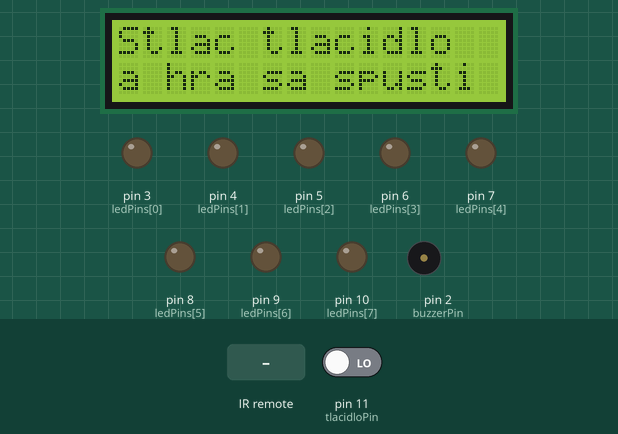
The sketch below on a simulated Arduino Uno, built with avr-gcc and run on an emulated ATmega328P. On the bench: 16×2 character LCD, output pins drawn as LEDs (lit = HIGH), buzzer (waves = sounding). The inputs (shaded band) are chosen by the test bench; at power-on: pin 11 (tlacidloPin) LOW. Random numbers use the default seed unless the sketch sets one; what the sketch prints to the serial monitor is not drawn.

Above: at 1.2 s.
1.3 s: pin 11 (tlacidloPin) driven HIGH
At 1.9 s:
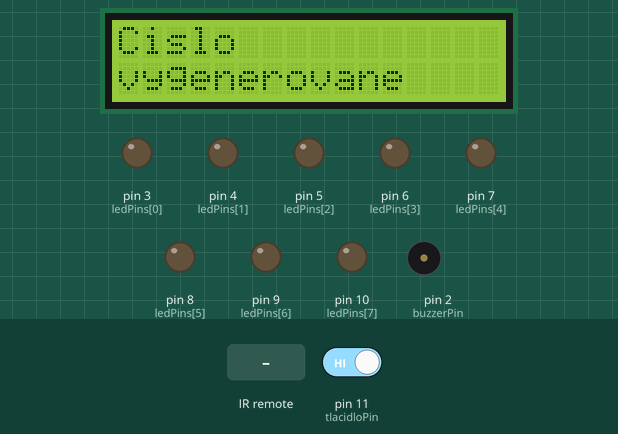
2.8 s: infrared code 0xF609FF00 received
At 4.9 s:
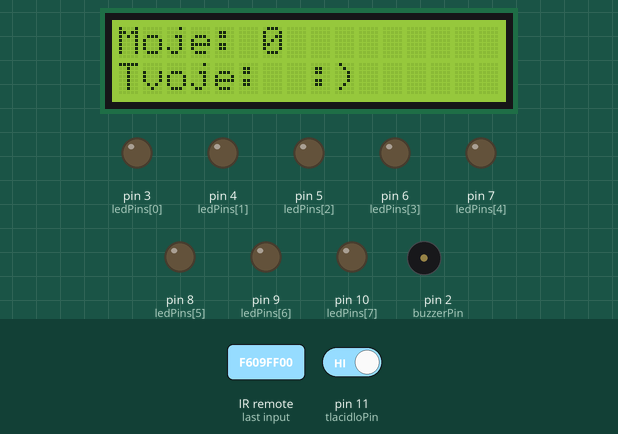
At 11.0 s:
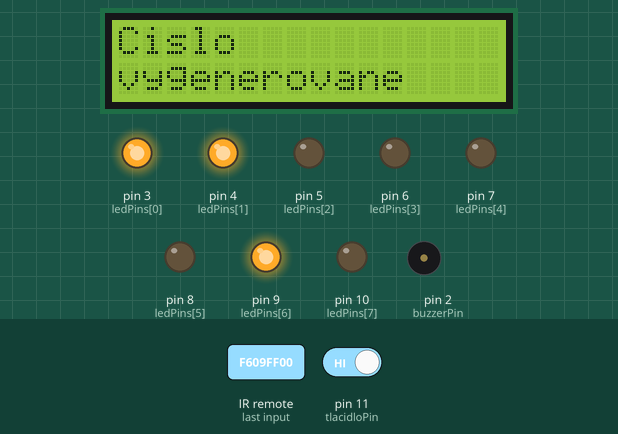
Timing chart, 0 to 11.3 s (numbered marks = the images above; inputs shaded):
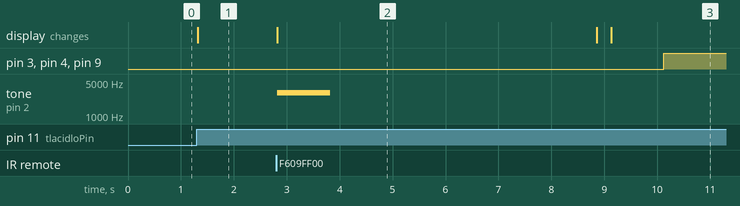

Measured:
- after the input at 1.3 s, the display: changes at once (image 1)
- after the input at 2.8 s, pin 3 (ledPins[0]), pin 4 (ledPins[1]), pin 9 (ledPins[6]): LOW → HIGH after 7.3 s; tone on pin 2 (buzzerPin): silent → 3000 Hz at once, → silent 1.0 s later; the display: changes at once (image 2)
- what the display in image 2 shows lasts 6.1 s, from 2.8 s to 8.9 s

The sketch:

fin_lna_verzia_projektu_Byte_Me_.ino
```cpp
#include <IRremote.h> // Knižnica pre IR
#include <LiquidCrystal_I2C.h>

#include <IRremote.h> // Knižnica pre IR
#include <LiquidCrystal_I2C.h>

/*
 * --- Nastavenie základných komponentov a premenných ---
 *
 * daj              - objekt pre ovládanie LCD displeja cez I2C (adresa 0x27, rozmery 16x2)
 * ledPins[8]       - pole pinov, na ktoré sú pripojené LED diódy (piny 3 až 10)
 * IR_RECEIVE_PIN   - pin (12) pre IR prijímač, ktorý prijíma signály z diaľkového ovládača
 * tlacidloPin      - pin (11) pre fyzické tlačidlo, ktorým hráč spustí hru
 * buzzerPin        - pin (2) pre piezo bzučiak na zvukovú spätnú väzbu
 * stav             - stavový indikátor hry (0 = čaká sa na stlačenie tlačidla, 1 = hráč háda)
 * receivedNumber   - reťazec, do ktorého sa ukladá číslo zadané cez IR ovládač
 * number           - náhodne vygenerované číslo, ktoré má hráč uhádnuť
 */
LiquidCrystal_I2C daj(0x27, 16, 2);
int ledPins[8] = {3, 4, 5, 6, 7, 8, 9, 10};
int IR_RECEIVE_PIN = 12;
int tlacidloPin = 11;
int buzzerPin = 2;
int stav = 0;
String receivedNumber = "";
int number = 0;


void setup() {
  /*
   * Funkcia setup()
   * ----------------
   * Inicializačná funkcia, ktorá sa vykoná raz po zapnutí alebo resete mikrokontroléra.
   * V tejto fáze sa nastavia všetky vstupy/výstupy a spustia sa komponenty:
   *
   * - Spustí sa sériová komunikácia pre debug výstup (Serial monitor)
   * - Inicializuje sa IR prijímač na zadanom pine (IR_RECEIVE_PIN)
   * - Spustí sa LCD displej s podsvietením
   * - Nastaví sa tlačidlo ako vstup a bzučiak ako výstup
   * - Inicializuje sa generátor náhodných čísel na základe analógového vstupu A0
   * - Všetky LED diódy sa nastavia ako výstupy a vypnú sa
   * - Na displeji sa zobrazí úvodná hláška so správou pre používateľa
   */

  Serial.begin(9600);  // Spustenie sériovej komunikácie (rýchlosť 9600 baud)

  IrReceiver.begin(IR_RECEIVE_PIN, ENABLE_LED_FEEDBACK);  // Inicializácia IR prijímača

  daj.init();       // Inicializácia LCD displeja
  daj.backlight();  // Zapnutie podsvietenia LCD displeja

  pinMode(tlacidloPin, INPUT);     // Nastavenie pinu pre tlačidlo ako vstup
  pinMode(buzzerPin, OUTPUT);      // Nastavenie pinu pre bzučiak ako výstup

  randomSeed(analogRead(A0));      // Inicializácia generátora náhodných čísel (na základe šumu z analógového pinu)

  nastavLED(); // Inicializácia LED pinov (všetky výstupy, nastavené na LOW)

  zobraz("Stlac tlacidlo", "", "a hra sa spusti", ""); // Úvodné zobrazenie textu na displeji
}


void loop() {
  /*
   * Funkcia loop()
   * ----------------
   * Hlavná slučka programu, ktorá sa opakovane vykonáva.
   * Obsahuje dve hlavné časti:
   *
   * 1. Čakanie na stlačenie tlačidla:
   *    - Ak je hra v stave 0 (neprebieha), a hráč stlačí tlačidlo,
   *      vygeneruje sa náhodné číslo (0–255) a zobrazí sa na LED diódach.
   *    - Stav sa prepne na 1, čím sa umožní zadávanie cez IR ovládač.
   *
   * 2. Spracovanie IR signálov (ak je stav == 1):
   *    - Prijímajú sa signály z diaľkového ovládača.
   *    - Podľa prijatého kódu sa pridá príslušná číslica do `receivedNumber`.
   *    - Ak používateľ stlačí tlačidlo EQ (kód 0xF609FF00), číslo sa porovná s vygenerovaným:
   *         - Ak je správne, zaznie jeden tón a zobrazí sa smajlík.
   *         - Ak je nesprávne, zaznejú dva tóny a zobrazí sa smutný smajlík.
   *    - Po 5 sekundách sa všetko resetuje: LED sa vypnú, displej sa vyčistí a hra sa môže začať znova.
   */

  int stavTlacidla = digitalRead(tlacidloPin);

  // Čaká sa na stlačenie tlačidla
  if (stavTlacidla == HIGH && stav == 0) {
    zobraz("Cislo", "", "vygenerovane", "");
    delay(1000);

    //number = 33;

    number = random(0, 256); // Vygeneruj náhodné číslo 0 - 255 (8 bitov, lebo 8 LED)

    zobrazNaLED(number); // Rozsvieti LED podľa binárnej reprezentácie čísla

    stav = 1; // Zamedzenie opakovanému stlačeniu, na rade je hádanie
  }

  if (stav == 1) {
    if (IrReceiver.decode()) { // Ak obdrží signál z ovládača
      unsigned long receivedCode = IrReceiver.decodedIRData.decodedRawData;
      Serial.print("Received HEX Code: ");
      Serial.println(receivedCode, HEX);
      Serial.println(receivedNumber);

      switch (receivedCode) {
        case 0xF30CFF00: receivedNumber += "1"; break;
        case 0xE718FF00: receivedNumber += "2"; break;
        case 0xA15EFF00: receivedNumber += "3"; break;
        case 0xF708FF00: receivedNumber += "4"; break;
        case 0xE31CFF00: receivedNumber += "5"; break;
        case 0xA55AFF00: receivedNumber += "6"; break;
        case 0xBD42FF00: receivedNumber += "7"; break;
        case 0xAD52FF00: receivedNumber += "8"; break;
        case 0xAB54AFF00: receivedNumber += "9"; break;
        case 0xE916FF00: receivedNumber += "0"; break;
        case 0xF609FF00: // Tlačidlo EQ ukončenie zadávania
            zobraz("Moje:", String(number), "Tvoje:", receivedNumber);

            // Porovnanie s vygenerovaným číslom
            if (receivedNumber.toInt() == number) {
              daj.print(" :)");
              tone(buzzerPin, 3000);
              delay(1000);
              noTone(buzzerPin);
              } else {
              daj.print(" :(");
              tone(buzzerPin, 4000);
              delay(1000);
              tone(buzzerPin, 3000);
              delay(1000);
              noTone(buzzerPin);
              }

              delay(5000); // Pauza na zobrazenie výsledku
              stav = 0; // Reset stavu, čaká sa na tlačidlo
              receivedNumber = "";
              nastavLED();
              zobraz("Stlac tlacidlo", "", "a hra sa spusti", "");
              break;

      }

      if (stav == 1) {
        zobraz("", receivedNumber, "", ""); // Priebežné zobrazovanie čísla
      }

      delay(250);
      IrReceiver.resume(); // Reset prijímača pre ďalší kód
      IrReceiver.begin(IR_RECEIVE_PIN, ENABLE_LED_FEEDBACK);  // Štart prijímača
    }
  }
}


/*
 * Funkcia nastavLED()
 * --------------------
 * Inicializuje všetky LED piny v poli `ledPins` ako výstupy a nastaví ich do LOW stavu (vypnuté).
 * Nepoužíva žiadne vstupné parametre.
 */
void nastavLED() {
    for (int i = 0; i < 8; i++) {
      pinMode(ledPins[i], OUTPUT);
      digitalWrite(ledPins[i], LOW); //  vypnuté
    }
  }

/*
 * Funkcia zobrazNaLED(int cislo)
 * ------------------------------
 * Zobrazí zadané číslo `cislo` na LED diódy podľa jeho binárnej reprezentácie.
 * Najnižší bit je priradený prvej LED (na indexe 0).
 *
 * Parametre:
 *   cislo - celé číslo, ktoré sa má zobraziť binárne na LED diódach.
 */
void zobrazNaLED(int cislo) {
  Serial.print("Binarny kod: ");

  int temp = cislo;
  for (int i = 0; i < 8; i++) {
     int bitValue = temp % 2;        // Zvyšok po delení 2 = posledný bit
     digitalWrite(ledPins[i], bitValue);
     Serial.print(bitValue);
     temp = temp / 2;                // Posuň číslo doprava (zahoď spracovaný bit)
  }

  Serial.println(); // Nový riadok v Serial Monitori
}

/*
 * Funkcia zobraz(String text1, String hodnota1, String text2, String hodnota2)
 * -----------------------------------------------------------------------------
 * Zobrazí dva riadky textu na LCD displeji s možnosťou dynamického vkladania hodnôt.
 *
 * Parametre:
 *   text1 - text pre prvý riadok pred hodnotou (napr. "Moje:")
 *   hodnota1 - hodnota, ktorá sa zobrazí za text1 (napr. číslo)
 *   text2 - text pre druhý riadok pred hodnotou
 *   hodnota2 - hodnota, ktorá sa zobrazí za text2
 */
void zobraz(String text1, String hodnota1, String text2, String hodnota2) {
  daj.clear(); // Vymaž displej
  daj.setCursor(0, 0);
  daj.print(text1 + " " + hodnota1);
  daj.setCursor(0, 1);
  daj.print(text2 + " " + hodnota2);
}
```
